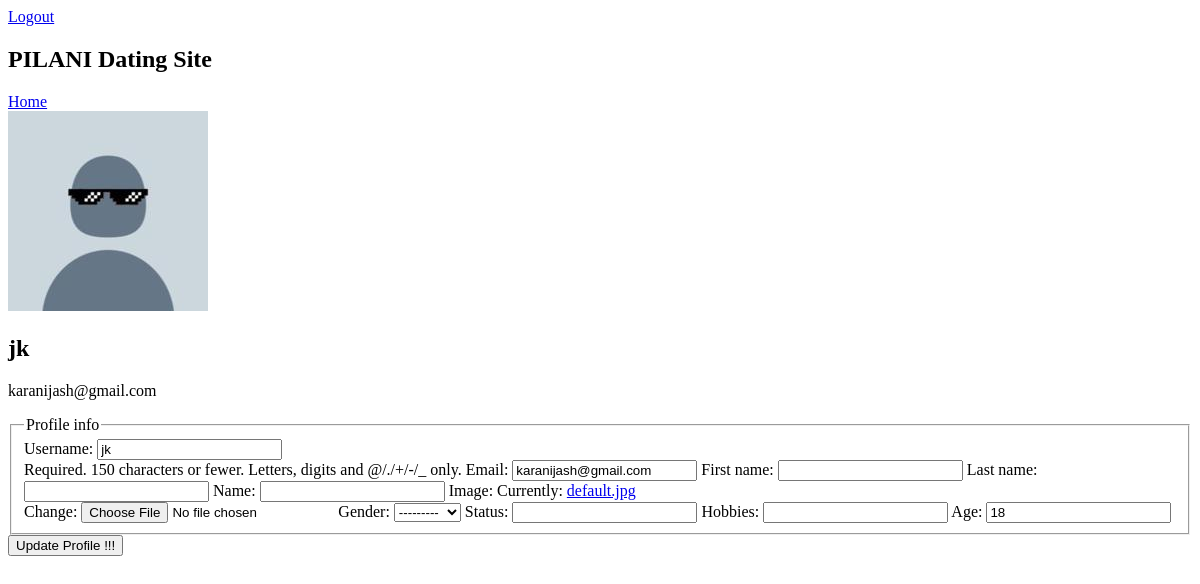
/jk/profile/ (signed in), run on an earlier commit of the app's database.
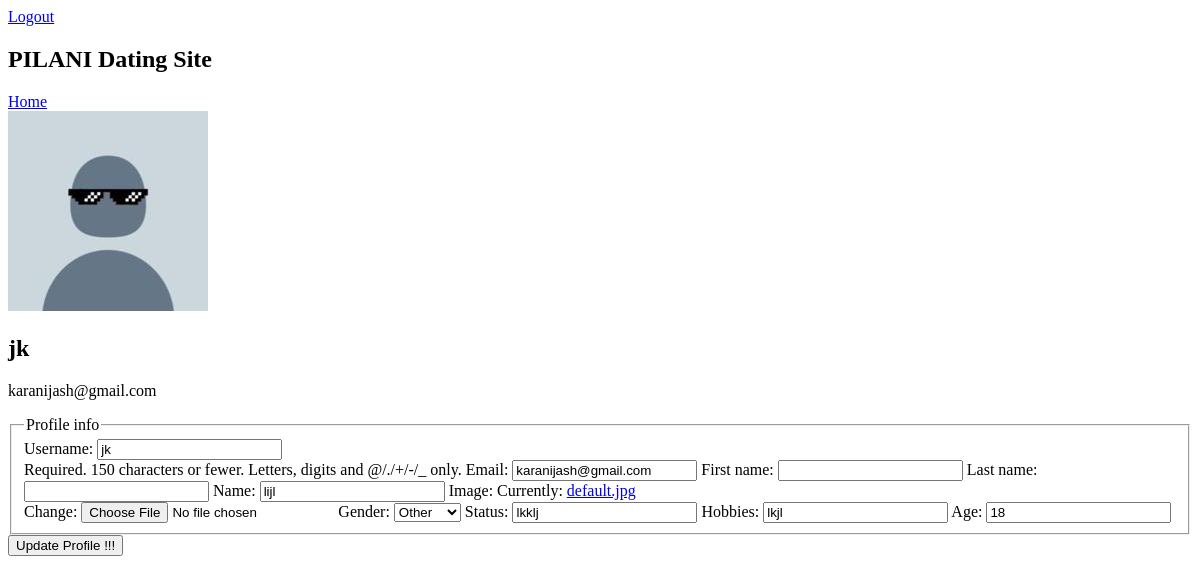
And on a later commit of the database.
### users/models.py (models this page shows, shortened)
class Profile(models.Model):
    user = models.OneToOneField(User, on_delete=models.CASCADE)
    image=models.ImageField( default = 'default.jpg', upload_to = 'profile_pics' )
    name=models.CharField(max_length=100,default="")
    status=models.CharField(max_length=100,default="")
    hobbies=models.CharField(max_length=100,default="")
    age=models.IntegerField(default=18)
    moderator=models.BooleanField(default=False)
    users_reported=models.JSONField(default=list)
    moderator_password=models.CharField(max_length=100,default="")
    GENDER_CHOICES = [
        ('MALE', 'Male'),
        ('FEMALE', 'Female'),
        ('OTHER', 'Other'),
    ]
    gender = models.CharField(
        max_length=6,
        choices=GENDER_CHOICES,
    )

### users/views.py (the view)
# urls.py: path('<username>/profile/', users_views.profile,name='user-profile'),
@login_required
def profile(request,**username):
    if request.method=='POST':
        user_form=UserUpdateForm(request.POST,instance=request.user)
        profile_form=ProfileUpdateForm(request.POST,request.FILES,instance=request.user.profile)
        if user_form.is_valid() and profile_form.is_valid():
            user_form.save()
            profile_form.save()
            return redirect('/'+username['username']+'/profile/')
    else:
        try:
            profile=request.user.profile
        except:
            profile=Profile.objects.create(user=request.user)
        user_form=UserUpdateForm(instance=request.user)
        profile_form=ProfileUpdateForm(instance=profile)
    context={
            "user_form":user_form,
            "profile_form":profile_form
        }
    return render(request, 'users/profile.html',context)

### users/forms.py
class UserUpdateForm(forms.ModelForm):
    email = forms.EmailField()
    class Meta:
        model = User
        fields = ['username', 'email','first_name','last_name']

class ProfileUpdateForm(forms.ModelForm):
    class Meta:
        model = Profile
        fields = ['name','image','gender','status','hobbies','age']

### users/templates/users/profile.html (shortened to what this page needs)
{% extends "dating/homepage-base.html" %}
{% block content %}
<a href="{% url 'dating-home' %}">Home</a>
<div>
    <img  src="{{ user.profile.image.url }}">
</div>
<div>
    <h2>{{ user.username }}</h2>
    <p>{{ user.email }}</p>
</div>
<form method="POST" enctype="multipart/form-data">
    <fieldset>
        <legend>Profile info</legend>
        {{ user_form }}
        {{ profile_form }}
    </fieldset>
    <div >
        <button type="submit">Update Profile !!!</button>
    </div>
</form>
{%endblock content%}

### dating/templates/dating/homepage-base.html (shortened to what this page needs)
<!DOCTYPE html>
<html lang="en">
<head>
</head>
{% load socialaccount %}
<body>
    {% if user.is_authenticated %}
        <nav>
            <a href="{% url 'account_logout' %}">Logout</a>
            <h1>PILANI Dating Site</h1>
        </nav>
    {% else %}
        <h1>Login to use the dating site</h1>
        <a href="{%url 'moderator-login'%}">Moderator login</a>
        <a href="{% provider_login_url 'google' %}">User login with Google</a>
    {% endif %}
    {%block content%}
    {%endblock%}
</body>
</html>

What changed in the data, as far as the page shows it:
changed Profile: name (not shown) → "lijl"; gender "---------" → "Other"; status (not shown) → "lkklj"; hobbies (not shown) → "lkjl"
